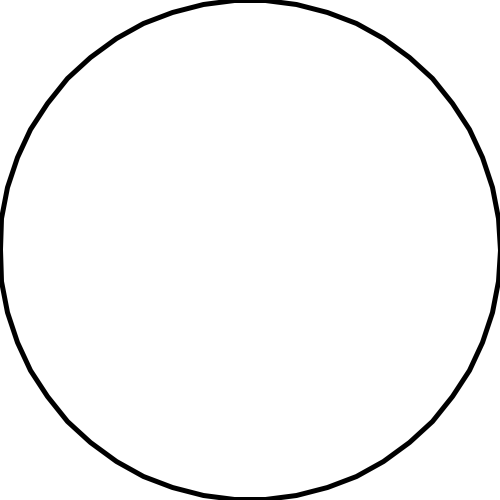
Frame 1 (no input)
Frame 60 (the mouse pressed at the canvas centre just before this capture): identical to frame 1, image omitted
Frame 120 (the mouse held since frame 60 and released just before this capture): identical to frame 1, image omitted

The Processing sketch that drew this single still picture (run headless with seeded random() and noise(); from frame 60 on, the mouse is pressed at the canvas centre):

// Processing sketch: SimplePowerDiagram_0_2_Voronoi_Treemap
// ── SimplePowerDiagram_0_2_Voronoi_Treemap.pde
//based on this code https://github.com/elemel/empower
//we can calculate voronoi diagram in convex polygon
float pCenter = 0.01;//power to center
float pAvoid = 0.05;//power to avoid other sphere;
int n = 50;//number of big circle vertices
float basehue;
PowerDiagram pd;
Polygon polygon;
ArrayList<Circle> circles = new ArrayList<Circle>();
ArrayList<Circle> circlesc = new ArrayList<Circle>();
boolean showCircle;

void setup(){
  size(500, 500);
  //fullScreen();
  colorMode(HSB, 360, 100, 100, 100);
  polygon = new Polygon();
  for(int i=0; i<n; i++){
    float theta = map(i, 0, n, 0, TWO_PI);
    polygon.vertices.add(PVector.fromAngle(theta).mult(height/2).add(width/2, height/2));
  }
  polygon.calcCentroid();
  
  strokeWeight(5);
}

void draw(){
  background(360);
  polygon.update();
  polygon.show();
  //for(Circle circle : circles){
  //  circle.update(circles, polygon);
  //}
  
  //pd.show();
}

void keyPressed(){
  if(key == 'r'){
    basehue = random(360);
    polygon.children = new ArrayList<Circle>();
  }
  if(key == 'c'){
    showCircle = !showCircle;
  }
}

void mousePressed(){
  if(mouseButton == LEFT){//add main cell
    polygon.children.add(new Circle(new PVector(mouseX, mouseY), random(60)));
  }
  if(mouseButton == RIGHT){//add sub cell
    if(polygon.children.size() > 0){
      for(Circle c : polygon.children){
        if(c.cpolygon.isInside(new PVector(mouseX, mouseY), 0)){
          c.cpolygon.children.add(new Circle(new PVector(mouseX, mouseY), random(20)));
        }
      }
    }
  }
}

// ── Circle.pde
class Circle{
  PVector center;
  float r;
  Polygon cpolygon;
  boolean disable;
  color col;
  
  
  Circle(PVector center, float r){
    this.col = color(basehue, random(100), 100);
    this.center = center;
    this.r = r;
    this.cpolygon = new Polygon();
  }
  
  void update(ArrayList<Circle> others, Polygon polygon_){
    PVector toCenter = PVector.sub(polygon_.centroid, this.center);
    if(!polygon_.isInside(center, r))this.center.add(toCenter.mult(pCenter));
    for(Circle other : others){
      if(other != this){
        PVector dp = PVector.sub(other.center, this.center);
        float dst = dp.mag();
        float goalDst = (this.r + other.r);
        if(dst < goalDst){
          PVector targetPos = PVector.add(this.center, dp.setMag(goalDst));
          other.center = PVector.lerp(other.center, targetPos, pAvoid);
        }
      }
    }
    cpolygon.update();
  }
  
  PVector[] getRadicalAxis(Circle other){
    PVector dir = PVector.sub(other.center, center);
    float dist = dir.mag();
    dir.div(dist);//same as normalize
    float dist1;
    
    if (r == other.r){
      dist1 = dist / 2;
    }else{
      dist1 = (dist*dist + r*r - other.r*other.r) / (2*dist);
    }
    
    PVector[] result = new PVector[2];
    result[0] = PVector.add(center, PVector.mult(dir, dist1));
    result[1] = new PVector(result[0].x - dir.y, result[0].y + dir.x);
    return result;
  }
  
  void show(boolean showCircle){
    fill(col, 100);
    cpolygon.show();
    if(disable)fill(0, 50);
    else fill(col, 50);
    if(showCircle)ellipse(center.x, center.y, r*2, r*2);
  }
}

// ── Polygon.pde
class Polygon{//calculate cell like cutting off the protruding part. 
  ArrayList<PVector> vertices = new ArrayList<PVector>();
  PowerDiagram cpd;//child power diagram
  ArrayList<Circle> children = new ArrayList<Circle>();//child power diagrams circle
  PVector centroid;
  
  Polygon(){}
  
  Polygon(ArrayList<PVector> vertices){
    this.vertices = vertices;
    calcCentroid();
  }
  
  Polygon clone(){
    return new Polygon(vertices);
  }
  
  void setVertices(ArrayList<PVector> vertices_){
    vertices = new ArrayList<PVector>();
    for(PVector v : vertices_){
      vertices.add(v);
    }
    calcCentroid();
  }
  
  void update(){
    if(children.size() != 0){
      cpd = new PowerDiagram(this, children);
      
      for(Circle circle : children){
        circle.update(children, this);
      }
    }
  }
  
  void calcCentroid(){
    PVector sum = new PVector();
    for(PVector v : vertices){
      sum.add(v);
    }
    centroid = sum.div(vertices.size());
  }
  
  boolean isInside(PVector pos, float r){//assume clockwise convex hull
    for(int i=0; i<vertices.size(); i++){
      PVector p1 = vertices.get(i);
      PVector p2 = vertices.get((i+1)%vertices.size());
      PVector n = new PVector(-(p2.y - p1.y), p2.x - p1.x).normalize();
      float d = n.dot(p1)-n.dot(pos)+r;
      if(d>0)return false;
    }
    return true;
  }
  
  void clip(PVector A, PVector B){//clip with AB
    ArrayList<PVector> Nvertices = new ArrayList<PVector>();//new vertices
    if(vertices.size() != 0){
    PVector prevV = vertices.get(vertices.size()-1);//previous point(start of testing edge)
    
    for(int i=0; i<vertices.size(); i++){
      PVector v = vertices.get(i);//end of testing edge
      
      if(isPointInside(v, A, B)){
        if(!isPointInside(prevV, A, B)){//when across line
          PVector ipos = intersection(prevV, v, A, B);
          Nvertices.add(ipos);
        }
        Nvertices.add(v);
      }else{
        if(isPointInside(prevV, A, B)){//when across line
          PVector ipos = intersection(prevV, v, A, B);
          Nvertices.add(ipos);
        }
      }
      prevV = v;
    }
    vertices = Nvertices;
    }
    calcCentroid();
  }
  
  PVector intersection(PVector s1, PVector e1, PVector s2, PVector e2){
    float div = (s1.x - e1.x) * (s2.y - e2.y) - (s1.y - e1.y) * (s2.x - e2.x);
    float x = (s1.x * e1.y - s1.y * e1.x) * (s2.x - e2.x) - (s1.x - e1.x) * (s2.x * e2.y - s2.y * e2.x);
    float y = (s1.x * e1.y - s1.y * e1.x) * (s2.y - e2.y) - (s1.y - e1.y) * (s2.x * e2.y - s2.y * e2.x);
    return new PVector(x/div, y/div);
  }
  
  boolean isPointInside(PVector P, PVector A, PVector B){//calculate point in polygon by calculating which side of AB(foreach edge)
    return (P.x - A.x) * (B.y - A.y) - (P.y - A.y) * (B.x - A.x) < 0;
  }
  
  void show(){
    beginShape();
    for(PVector v : vertices){
      vertex(v.x, v.y);
    }
    endShape(CLOSE);
    if(cpd != null)cpd.show();
  }
}

// ── Power_Diagram.pde
class PowerDiagram{
  ArrayList<Circle> circles = new ArrayList<Circle>();
  Polygon basePolygon;
  
  PowerDiagram(Polygon polygon, ArrayList<Circle> circles_){
    this(polygon);
    for(Circle c : circles_){
      addCircle(c);
    }
  }
  
  PowerDiagram(Polygon polygon){
    this.basePolygon = polygon;
  }
  
  PowerDiagram(){//basePolygon is fullscreen
    basePolygon = new Polygon();
    basePolygon.vertices.add(new PVector(0, 0));
    basePolygon.vertices.add(new PVector(width, 0));
    basePolygon.vertices.add(new PVector(width, height));
    basePolygon.vertices.add(new PVector(0, height));
  }
  
  void addCircle(Circle target){
    target.cpolygon.setVertices(basePolygon.vertices);
    target.disable = false;
    for(int i=0; i<circles.size(); i++){
      Circle circle = circles.get(i);
      if(circle != null){
        PVector[] radAxis = circle.getRadicalAxis(target);//calculate mid axis or axis that passing trough intersection of two circle
        target.cpolygon.clip(radAxis[1], radAxis[0]);//det by nd
        circle.cpolygon.clip(radAxis[0], radAxis[1]);
        
        if(circle.cpolygon.vertices.size() < 3){
          circles.get(i).disable = true;
        }
      }
    }
    if(target.cpolygon.vertices.size() < 3){
      target.disable = true;
    }
    circles.add(target);
  }
  
  void show(){
    for(Circle c : circles){
      if(c != null)c.show(showCircle);
    }
  }
}
